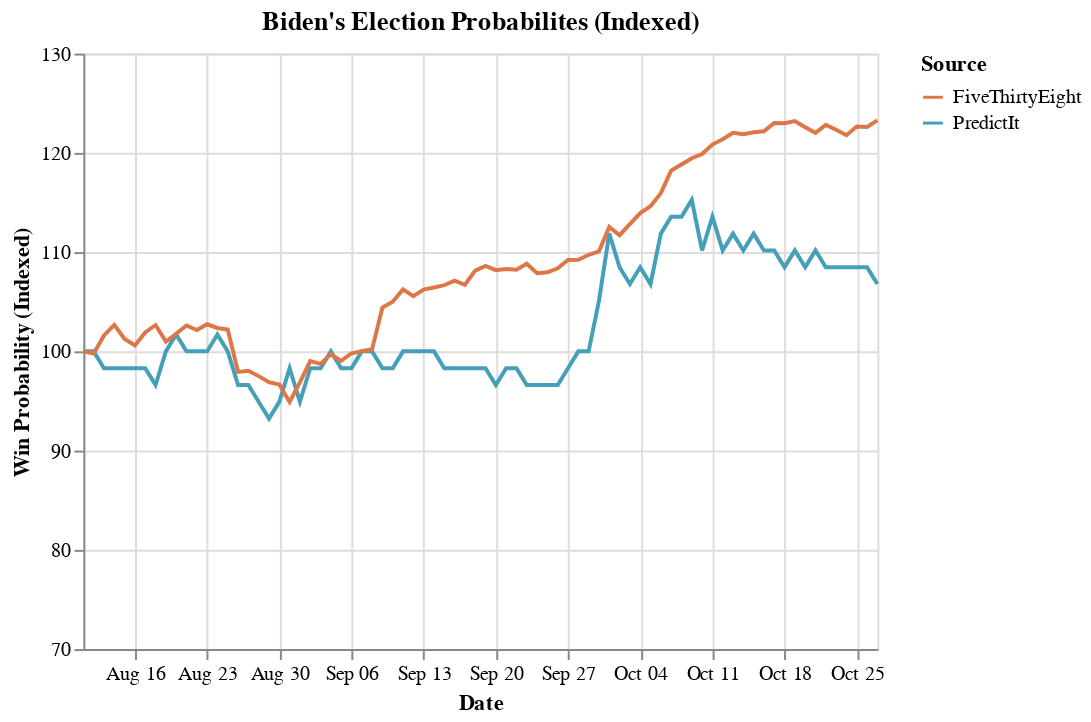

Notebook cell for this chart:
### Code cell
#hide_input
alt.Chart(merged_biden).mark_line().encode(
    x='Date',
    y=alt.Y('Win Probability (Indexed)',
        scale=alt.Scale(domain=[70,130])
    ),
    color=alt.Color('Source',
                   scale=alt.Scale(
            domain=['FiveThirtyEight', 'PredictIt'],
            range=['rgb(222,119,72)', 'rgb(70,159,184'])),
    tooltip=['Date', "Source", "Win Probability (Indexed)"], 
).properties(
    title = "Biden's Election Probabilites (Indexed)"
)

### Figure 1 — Vega-Lite specification as saved in the notebook (floating-point values rounded to 4 significant figures; data arrays with more than 128 entries replaced by an {"elided": "..."} marker saying what was removed)
{"usermeta": {"embedOptions": {"theme": "fivethirtyeight"}}, "config": {"view": {"continuousWidth": 400, "continuousHeight": 300}}, "data": {"name": "data-e697a23d6529670e78bc65c72d629800"}, "mark": "line", "encoding": {"color": {"type": "nominal", "field": "Source", "scale": {"domain": ["FiveThirtyEight", "PredictIt"], "range": ["rgb(222,119,72)", "rgb(70,159,184"]}}, "tooltip": [{"type": "temporal", "field": "Date"}, {"type": "nominal", "field": "Source"}, {"type": "quantitative", "field": "Win Probability (Indexed)"}], "x": {"type": "temporal", "field": "Date"}, "y": {"type": "quantitative", "field": "Win Probability (Indexed)", "scale": {"domain": [70, 130]}}}, "title": "Biden's Election Probabilites (Indexed)", "$schema": "https://vega.github.io/schema/vega-lite/v4.8.1.json", "datasets": {"data-e697a23d6529670e78bc65c72d629800": {"elided": "156 records"}}}
